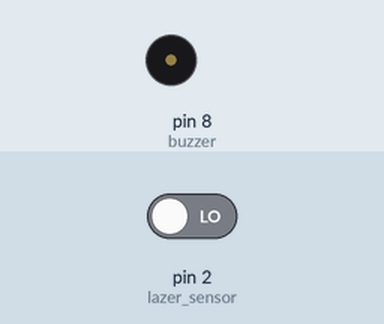
Simulated run of this sketch. Board: Arduino Uno, built with avr-gcc and run on an emulated ATmega328P. Shown: buzzer (waves = sounding). Inputs (shaded band) come from the test bench; at power-on: pin 2 (lazer_sensor) LOW.

Above: at 1.2 s.
1.3 s: pin 2 (lazer_sensor) driven HIGH
At 1.9 s:
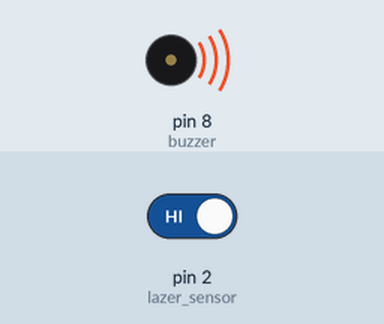
2.9 s: pin 2 (lazer_sensor) driven LOW
At 4.3 s:
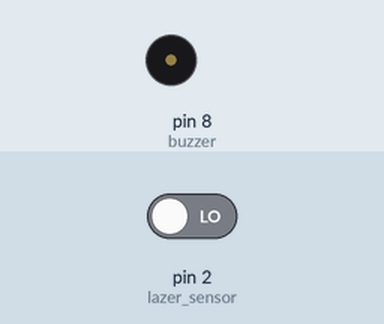
Timing chart, 0 to 5.9 s (numbered marks = the images above; inputs shaded):
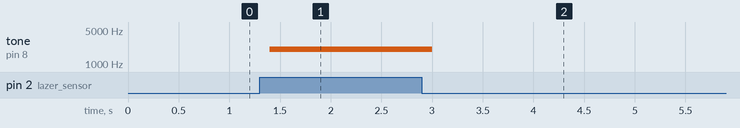

Measured:
- after the input at 1.3 s, tone on pin 8 (buzzer): silent → 2000 Hz after 0.10 s
- after the input at 2.9 s, tone on pin 8 (buzzer): 2000 Hz → silent after 0.10 s

The sketch:

Laser.ino
```cpp
//initializing the variables to the pins on the ardunio
int lazer_sensor = 2;
int buzzer = 8;

void setup()
{
  //Making the buzzer variable an Output
  pinMode(buzzer, OUTPUT);
}

void loop()
{
  //Assigning the sensor to be assigned to a variable so that
  //we can easilible read what the sensor is doing
  int lazer = digitalRead(lazer_sensor);

  //if the laser is hits the sensor it actiavtes the buzzer
  // We can swap the buzzer out for a meriad of things
  // We can also change it so if the sensor is not recieving
  //the lazer the dynamic structure moves
  if(lazer == HIGH)
  {
    tone(buzzer, 2000);
  }

  //else the buzzer does not do anything
  else
  {
    noTone(buzzer);
  }
  //this pauses for .2 seconds
  delay(200);

}
```
